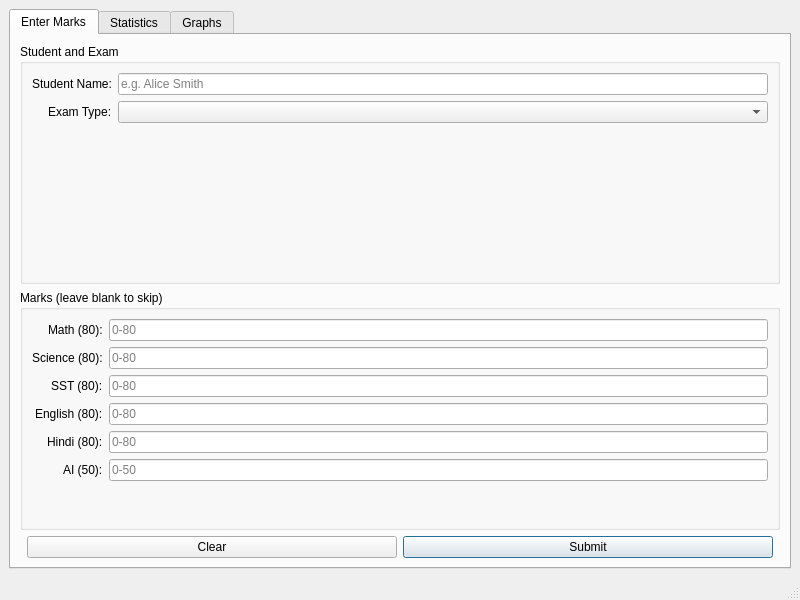
<?xml version="1.0" encoding="UTF-8"?>
<ui version="4.0">
  <class>MainWindow</class>
  <widget class="QMainWindow" name="MainWindow">
    <property name="windowTitle">
      <string>Student Marks Calculator</string>
    </property>
    <property name="minimumSize">
      <size>
        <width>800</width>
        <height>600</height>
      </size>
    </property>
    <widget class="QWidget" name="centralwidget">
      <layout class="QVBoxLayout" name="verticalLayout">
        <item>
          <widget class="QTabWidget" name="tabWidget">
            <property name="tabsClosable">
              <bool>false</bool>
            </property>
            <widget class="QWidget" name="tabEnterMarks">
              <attribute name="title">
                <string>Enter Marks</string>
              </attribute>
              <layout class="QVBoxLayout" name="verticalLayoutEnterMarks">
                <item>
                  <widget class="QGroupBox" name="groupStudentExam">
                    <property name="title">
                      <string>Student and Exam</string>
                    </property>
                    <layout class="QFormLayout" name="formLayoutStudentExam">
                      <property name="labelAlignment">
                        <set>Qt::AlignRight|Qt::AlignTrailing|Qt::AlignVCenter</set>
                      </property>
                      <item row="0" column="0">
                        <widget class="QLabel" name="labelName">
                          <property name="text">
                            <string>Student Name:</string>
                          </property>
                        </widget>
                      </item>
                      <item row="0" column="1">
                        <widget class="QLineEdit" name="nameLineEdit">
                          <property name="placeholderText">
                            <string>e.g. Alice Smith</string>
                          </property>
                        </widget>
                      </item>
                      <item row="1" column="0">
                        <widget class="QLabel" name="labelExam">
                          <property name="text">
                            <string>Exam Type:</string>
                          </property>
                        </widget>
                      </item>
                      <item row="1" column="1">
                        <widget class="QComboBox" name="examComboBox"/>
                      </item>
                    </layout>
                  </widget>
                </item>
                <item>
                  <widget class="QGroupBox" name="groupMarks">
                    <property name="title">
                      <string>Marks (leave blank to skip)</string>
                    </property>
                    <layout class="QFormLayout" name="formLayoutMarks">
                      <property name="labelAlignment">
                        <set>Qt::AlignRight|Qt::AlignTrailing|Qt::AlignVCenter</set>
                      </property>
                      <item row="0" column="0">
                        <widget class="QLabel" name="labelMath">
                          <property name="text">
                            <string>Math (80):</string>
                          </property>
                        </widget>
                      </item>
                      <item row="0" column="1">
                        <widget class="QLineEdit" name="mathLineEdit">
                          <property name="placeholderText">
                            <string>0-80</string>
                          </property>
                        </widget>
                      </item>
                      <item row="1" column="0">
                        <widget class="QLabel" name="labelScience">
                          <property name="text">
                            <string>Science (80):</string>
                          </property>
                        </widget>
                      </item>
                      <item row="1" column="1">
                        <widget class="QLineEdit" name="scienceLineEdit">
                          <property name="placeholderText">
                            <string>0-80</string>
                          </property>
                        </widget>
                      </item>
                      <item row="2" column="0">
                        <widget class="QLabel" name="labelSST">
                          <property name="text">
                            <string>SST (80):</string>
                          </property>
                        </widget>
                      </item>
                      <item row="2" column="1">
                        <widget class="QLineEdit" name="sstLineEdit">
                          <property name="placeholderText">
                            <string>0-80</string>
                          </property>
                        </widget>
                      </item>
                      <item row="3" column="0">
                        <widget class="QLabel" name="labelEnglish">
                          <property name="text">
                            <string>English (80):</string>
                          </property>
                        </widget>
                      </item>
                      <item row="3" column="1">
                        <widget class="QLineEdit" name="englishLineEdit">
                          <property name="placeholderText">
                            <string>0-80</string>
                          </property>
                        </widget>
                      </item>
                      <item row="4" column="0">
                        <widget class="QLabel" name="labelHindi">
                          <property name="text">
                            <string>Hindi (80):</string>
                          </property>
                        </widget>
                      </item>
                      <item row="4" column="1">
                        <widget class="QLineEdit" name="hindiLineEdit">
                          <property name="placeholderText">
                            <string>0-80</string>
                          </property>
                        </widget>
                      </item>
                      <item row="5" column="0">
                        <widget class="QLabel" name="labelAI">
                          <property name="text">
                            <string>AI (50):</string>
                          </property>
                        </widget>
                      </item>
                      <item row="5" column="1">
                        <widget class="QLineEdit" name="aiLineEdit">
                          <property name="placeholderText">
                            <string>0-50</string>
                          </property>
                        </widget>
                      </item>
                    </layout>
                  </widget>
                </item>
                <item>
                  <layout class="QHBoxLayout" name="buttonLayoutEnter">
                    <item>
                      <spacer name="horizontalSpacerLeft">
                        <property name="orientation">
                          <enum>Qt::Horizontal</enum>
                        </property>
                      </spacer>
                    </item>
                    <item>
                      <widget class="QPushButton" name="clearButton">
                        <property name="text">
                          <string>Clear</string>
                        </property>
                      </widget>
                    </item>
                    <item>
                      <widget class="QPushButton" name="submitButton">
                        <property name="text">
                          <string>Submit</string>
                        </property>
                        <property name="default">
                          <bool>true</bool>
                        </property>
                      </widget>
                    </item>
                    <item>
                      <spacer name="horizontalSpacerRight">
                        <property name="orientation">
                          <enum>Qt::Horizontal</enum>
                        </property>
                      </spacer>
                    </item>
                  </layout>
                </item>
              </layout>
            </widget>
            <widget class="QWidget" name="tabStatistics">
              <attribute name="title">
                <string>Statistics</string>
              </attribute>
              <layout class="QVBoxLayout" name="verticalLayoutStatistics">
                <item>
                  <layout class="QHBoxLayout" name="summaryLayout">
                    <item>
                      <widget class="QLabel" name="labelAvg">
                        <property name="text">
                          <string>Average: -</string>
                        </property>
                        <property name="styleSheet">
                          <string>font-weight: bold;</string>
                        </property>
                      </widget>
                    </item>
                    <item>
                      <widget class="QLabel" name="labelHigh">
                        <property name="text">
                          <string>Highest: -</string>
                        </property>
                        <property name="styleSheet">
                          <string>font-weight: bold; margin-left: 20px;</string>
                        </property>
                      </widget>
                    </item>
                    <item>
                      <widget class="QLabel" name="labelLow">
                        <property name="text">
                          <string>Lowest: -</string>
                        </property>
                        <property name="styleSheet">
                          <string>font-weight: bold; margin-left: 20px;</string>
                        </property>
                      </widget>
                    </item>
                    <item>
                      <spacer name="horizontalSpacerStats">
                        <property name="orientation">
                          <enum>Qt::Horizontal</enum>
                        </property>
                      </spacer>
                    </item>
                  </layout>
                </item>
                <item>
                  <widget class="QTableView" name="statsTableView"/>
                </item>
              </layout>
            </widget>
            <widget class="QWidget" name="tabGraphs">
              <attribute name="title">
                <string>Graphs</string>
              </attribute>
              <layout class="QVBoxLayout" name="verticalLayoutGraphs">
                <item>
                  <widget class="QWidget" name="graphContainer">
                    <property name="minimumSize">
                      <size>
                        <width>400</width>
                        <height>300</height>
                      </size>
                    </property>
                  </widget>
                </item>
                <item>
                  <layout class="QHBoxLayout" name="graphToolbar">
                    <item>
                      <spacer name="horizontalSpacerGraphLeft">
                        <property name="orientation">
                          <enum>Qt::Horizontal</enum>
                        </property>
                      </spacer>
                    </item>
                    <item>
                      <widget class="QPushButton" name="btnRefreshGraph">
                        <property name="text">
                          <string>Refresh</string>
                        </property>
                      </widget>
                    </item>
                    <item>
                      <widget class="QPushButton" name="btnExportGraph">
                        <property name="text">
                          <string>Export PNG</string>
                        </property>
                      </widget>
                    </item>
                    <item>
                      <spacer name="horizontalSpacerGraphRight">
                        <property name="orientation">
                          <enum>Qt::Horizontal</enum>
                        </property>
                      </spacer>
                    </item>
                  </layout>
                </item>
              </layout>
            </widget>
          </widget>
        </item>
      </layout>
    </widget>
    <widget class="QStatusBar" name="statusbar"/>
  </widget>
  <resources/>
  <connections/>
</ui>
